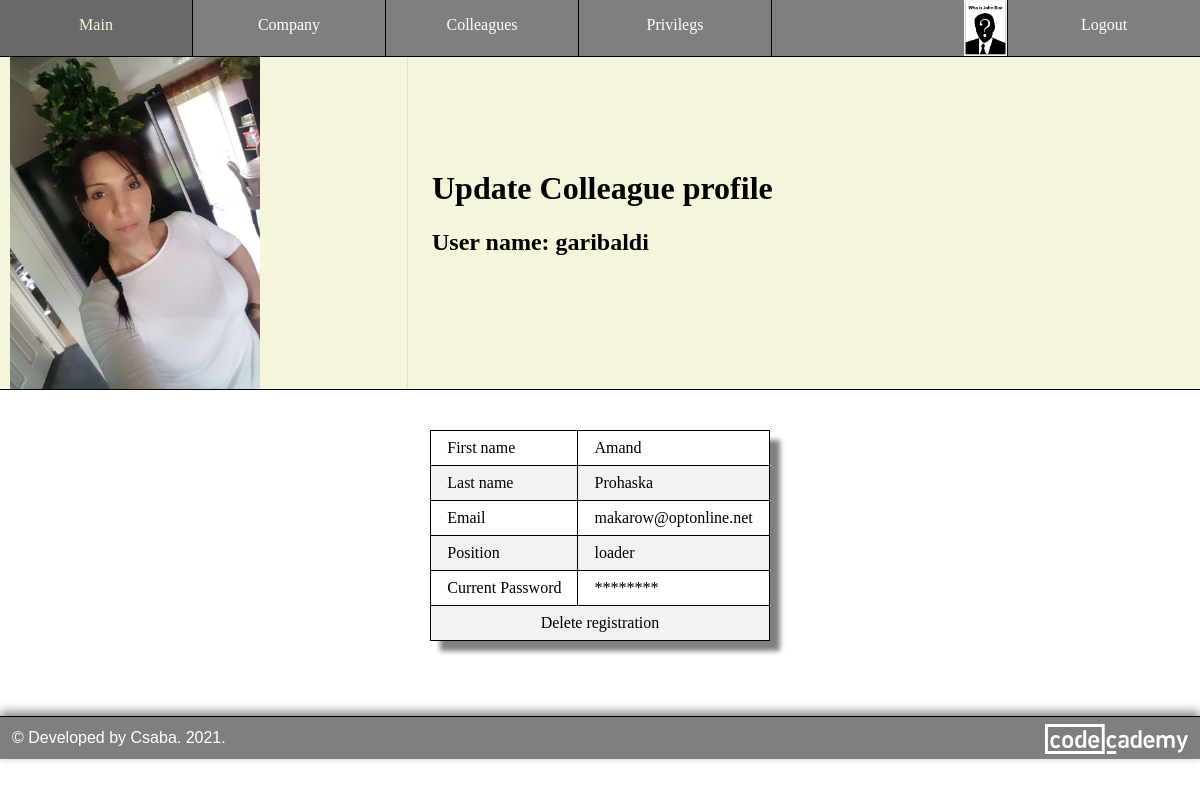
/profile/4 (signed in), run on the app's committed database.
### models.py (models this page shows, shortened)
class Colleagues(db.Model, UserMixin):
    id = db.Column(db.Integer, primary_key = True)
    user_name = db.Column(db.String(32), unique = True, index = True)
    email = db.Column(db.String(128), unique = True, index = True)
    confirmed = db.Column(db.Integer, unique = False, default = 0)
    first_name = db.Column(db.String(32), nullable = False, index = True)
    last_name = db.Column(db.String(64), nullable = False, index = True)
    avatar = db.Column(db.String(8), nullable = True)
    position = db.Column(db.String(2048), index = True)
    password_hash = db.Column(db.String(128))
    company_id = db.Column(db.Integer, db.ForeignKey("company.id"))
    ideas = db.relationship(
        "Ideas",
        backref = "colleague",
        lazy = "dynamic",
        cascade = "all, delete, delete-orphan"  # cascading deletion
    )
    admin = db.relationship(
        "Admins",
        backref = "colleague",
        lazy = "dynamic",
        cascade = "all, delete, delete-orphan"  # cascading deletion
    )

### routes.py (the view)
@app.route("/profile/<int:id>", methods = ["GET", "POST"])
@login_required
def profile(id):
    colleague = Colleagues.query.get(id)
    if current_user.id != id:
        if not is_auth_colleague(current_user, colleague):
            return unathorized("You cannot to view the profile of someone else.", "error")
        who = "Colleague"
    else:
        colleague = current_user
        who = "Your"
    return render_template(
        "profile.html",
        avatar = get_avatar(colleague),
        colleague = colleague,
        nav = get_nav(current_user)
    )

### helper.py (called while the page is built)
def get_admin(current_user):
    admin = Admins.query.filter(Admins.colleague_id == current_user.id).first()
    if not admin:
        admin = instatiate_admin(False)
    return admin

def is_auth_company(current_user):
    admin = get_admin(current_user)
    if not admin.update_company:
        return False
    return True

def is_auth_colleague(current_user, colleague=None):
    if not colleague:
        colleague = current_user
    admin = get_admin(current_user)
    if not admin.update_colleague:
        return False
    if current_user.company_id != colleague.company_id:
        return False
    return True

def is_auth_privilegs(current_user, colleague=None):
    if not colleague:
        colleague = current_user
    admin = get_admin(current_user)
    if not admin.update_privilegs:
        return False
    if current_user.company_id != colleague.company_id:
        return False
    return True

def get_avatar(current_user):
    extension = current_user.avatar
    if extension:
        file = f"{current_user.id}.{extension}"
        if not os.path.exists(f"static/avatars/{file}"):
            bucket = os.environ["S3_BUCKET"]
            object_name = f"avatars/{file}"
            s3.download(bucket, object_name)
        return file
    else:
        return "default.png"

### models.py (called while the page is built)
@login_manager.user_loader
def load_colleague(id):
    return Colleagues.query.get(int(id))

### templates/profile.html (shortened to what this page needs)
{% extends "base.html" %}
{% block css %}
<link rel="stylesheet" href="{{ url_for('static', filename = 'style/profile.css') }} " />
{% endblock css %}
{% block header_left %}
    <a href="{{ url_for('upload_avatar', id = colleague.id) }}">
        <img
            src="{{ url_for('static', filename = '/avatars/' + avatar) }}"
            alt="{{colleague.username}} profile picture"
            title="Change your avatar"
        />
    </a>
{% endblock header_left %}
{% block header_right %}
    {% if colleague == current_user %}
    <h1>My profile</h1>
    {% else %}
    <h1>Update Colleague profile</h1>
    {% endif %}
    <h2>User name: <strong>{{colleague.user_name}}</strong></h2>
{% endblock header_right %}
{% block content %}
<main class="profile">
    <section>
        <table>
            <tr class="clickable" id="first_name" onclick="window.location='/update_first_name/{{ colleague.id }}';">
                <td>First name</td><td>{{colleague.first_name}}</td>
            </tr>
            <tr class="clickable" id="last_name" onclick="window.location='/update_last_name/{{ colleague.id }}';">
                <td>Last name</td><td>{{colleague.last_name}}</td>
            </tr>
            <tr class="clickable" id="email" onclick="window.location='/update_email/{{ colleague.id }}';">
                <td>Email</td><td>{{colleague.email}}</td>
            </tr>
            <tr class="clickable" id="position" onclick="window.location='/update_position/{{ colleague.id }}';">
                <td>Position</td><td>{{colleague.position}}</td>
            </tr>
            <tr class="clickable" id="password" onclick="window.location='/update_password/{{ colleague.id }}';">
                <td>Current Password</td><td>********</td>
            </tr>
            <tr class="clickable" id="delete" onclick="window.location='/delete_colleague/{{ colleague.id }}';">
                <td class="center" colspan="2">Delete registration</td>
            </tr>
        </table>
    </section>
</main>
{% endblock content %}

### templates/base.html (shortened to what this page needs)
<html>
    <head>
        <link rel="stylesheet" href="{{ url_for('static', filename = 'style/base.css') }} " />
        <link rel="stylesheet" href="{{ url_for('static', filename = 'style/common.css') }} " />
        {% block css %}{% endblock css %}
        <link rel="stylesheet" href="{{ url_for('static', filename = 'style/footer.css') }} " />
    </head>
    <body>
        <nav>
            <div class="left-nav">
                {% for menu, path in nav["left"].items() %}
                <a href="{{ path }}">{{ menu }}</a>
                {% endfor %}
            </div>
            <div class="right-nav">
                {% for menu, path in nav["right"].items() %}
                    {% if current_user.get_id() and path == "/profile" %}
                    <a id="avatar" href="/profile/{{ current_user.id }}" title="Your profile" >
                        {% if current_user.avatar %}
                        <img src="{{ url_for('static', filename = '/avatars/') }}{{ current_user.id }}.{{ current_user.avatar }}" />
                        {% else %}
                        <img src="{{ url_for('static', filename = '/avatars/default.png') }}" />
                        {% endif %}
                    </a>
                    {% else %}
                    <a href="{{ path }}">{{ menu }}</a>
                    {% endif %}
                {% endfor %}
            </div>
        </nav>
        <header>
            <div class="header_left">
                <div>
                    {% block header_left %}
                    {% endblock header_left %}
                </div>
            </div>
            <div class="header_right">
                <div>
                    {% block header_right %}
                    {% endblock header_right %}
                </div>
            </div>
        </header>
        {% block content %}
        {% endblock content %}
        <footer> &copy; Developed by Csaba. <span id="developed">   2021</span><span id="presentYear">.</span>
            <a href="https://www.codecademy.com/profiles/lendoo" target="_blank">
                <img id="codecademy_logo" src="{{ url_for('static', filename='images/codecademy-white.svg') }}" alt="CodeCademy logo" />
            </a>
        </footer>
    </body>
</html>

### static/style/base.css (style rules this page uses)
body { margin: 0; box-sizing: border-box; }
main { min-height: 32vh; }
nav { border-bottom: 1px solid black; background-color: rgba(0, 0, 0, 0.5); width: 100%; overflow: auto; }
.left-nav a { float: left; vertical-align: middle; }
#avatar { width: min-content; }
.right-nav a { float: right; }
.left-nav a { border-right: 1px solid black; }
.right-nav a:not(:last-child) { border-left: 1px solid black; }
.right-nav a img { height: 56px; margin-top: -16px; }
a { text-decoration: none; }
nav a { color: white; height: 24px; width: 16%; text-align: center; padding: 16px 0; }
header { display: grid; justify-content: space-between; grid-template-columns: 34% 64%; grid-gap: 20px; background-color: beige; min-height: 200px; border-bottom: 1px solid black; margin-bottom: 20px; }
.header_left, .header_right { display: flex; align-items: center; }
.header_left { position: relative; border-right: 1px solid #ddd; }
header h1 { margin-top: 0; }
.header_left img { padding-left: 10px; max-width: 250px; }
.header_right { padding: 10px 0; }

### static/style/common.css (style rules this page uses)
.center { text-align: center; }
footer { margin-top: 50px; }

### static/style/profile.css (style rules this page uses)
section { overflow-x: auto; padding: 20px; }
table { border-collapse: collapse; border: 1px solid black; margin: 0 auto; box-shadow: 10px 10px 5px grey; }
td, th { border: 1px solid black; text-align: left; padding: 8px 16px; }
td { cursor: pointer; }
tr:nth-child(even) { background-color: #f2f2f2; }

### static/style/footer.css (style rules this page uses)
footer { background-color: rgba(0, 0, 0, 0.5); color: white; text-align: left; padding: 12px; font-family: sans-serif; border-top: 1px solid black; box-shadow: 0px -4px 10px grey; }
footer img { height: 30px; margin-top: -5px; float: right; }

### data on the page
Colleagues: user_name "garibaldi", first_name "Amand", last_name "Prohaska", email "makarow@optonline.net", position "loader"

### other printed values
{{ menu }} "Main" "Company" "Colleagues" "Privilegs"
{{ menu }} "Logout"
